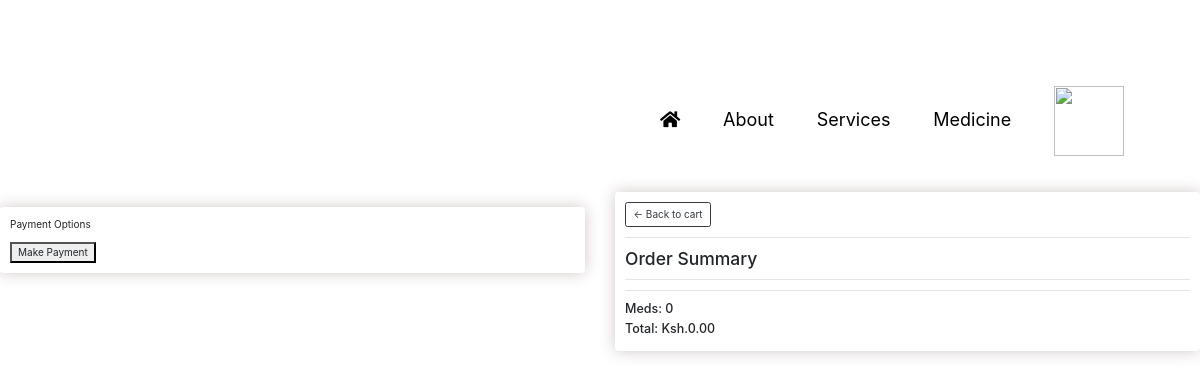
/checkout.html (signed in), run on an earlier commit of the app's database.
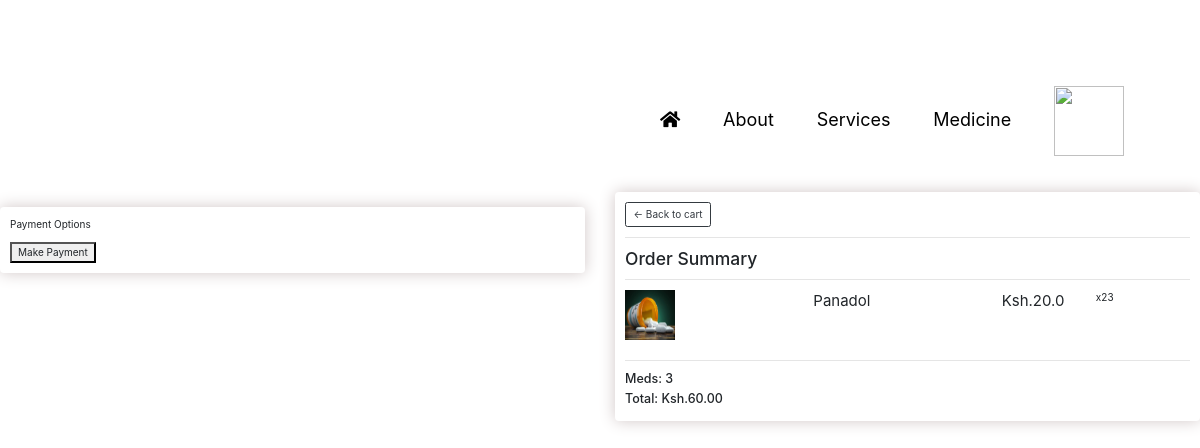
And on a later commit of the database.
### Utibu/models.py (models this page shows, shortened)
class Order(models.Model):
    patient=models.ForeignKey(Patient, on_delete=models.SET_NULL, null=True, blank=True)
    date_ordered=models.DateTimeField(auto_now_add=True)
    complete=models.BooleanField(default=False, null=True, blank=False)
    transaction_id=models.CharField(max_length=100 , null=True)
    @property
    def get_cart_total(self):
        ordermeds=self.ordermed_set.all()
        total=sum([med.get_total for med in ordermeds])
        return total
    @property
    def get_cart_meds(self):
        ordermeds=self.ordermed_set.all()
        total=sum([med.quantity for med in ordermeds])
        return total
    @property
    def shipping(self):
        shipping = False
        ordermeds = self.ordermed_set.all()
        for i in ordermeds:
            if i.medicine.digital ==False:
                shipping = True
        return shipping

class OrderMed(models.Model):
    medicine = models.ForeignKey(Medicine, on_delete=models.SET_NULL,blank=True, null=True)
    order = models.ForeignKey(Order, on_delete=models.SET_NULL, blank=True, null=True)
    quantity = models.IntegerField(default=0, null= True, blank=True)
    date_added=models.DateTimeField(auto_now_add=True)
    @property
    def get_total(self):
        total = self.medicine.price * self.quantity
        return total

class Medicine(models.Model):
    name = models.CharField (max_length=200, null=True)
    price = models.FloatField()
    digital = models.BooleanField(default=False, null=True, blank=True)
    image= models.ImageField(null=True, blank=True)
    @property #decoretor...access as attribute
    def imageURL(self):
        try:
            url=self.image.url
        except:
            url=''
        return url

### Utibu/views.py (the view)
# urls.py: path('checkout.html', views.checkout, name="checkout"),
def checkout(request):
   if request.user.is_authenticated:
      patient = request.user.patient
      order, created = Order.objects.get_or_create(patient=patient, complete=False)
      meds = order.ordermed_set.all()
      cartMeds=order.get_cart_meds
   else:
      meds=[]
      order ={'get_cart_meds':0, 'get_cart_total':0, 'shipping': False}
      cartMeds=['get_cart_meds']
   context={'meds': meds, 'order':order, 'cartMeds': cartMeds}
   return render (request, 'checkout.html', context)

### templates/checkout.html (shortened to what this page needs)
{% extends 'base.html' %}
{% block content %}
<head>
    <link rel="stylesheet" href="https://cdn.jsdelivr.net/npm/bootstrap@4.3.1/dist/css/bootstrap.min.css">
</head>
<div class="row">
    <div class="col-lg-6" >
        <br>
        <div class="box-element hidden" id="payment-info">
            <p>Payment Options</p>
            <button id="make-payment">Make Payment</button>
        </div>
    </div>
    <div class="col-lg-6" >
        <div class="box-element" id="form-wrapper">
            <a class="btn btn-outline-dark" href="{% url 'cart' %}">&#x2190; Back to cart</a>
            <hr>
            <h3>Order Summary</h3>
            <hr>
            {%for med in meds %}
                <div class="card-row">
                  <div style="flex: 2;"><img src="{{med.medicine.imageURL}}" alt="" width="50px" height="50px"></div>
                  <div style="flex: 2; font-size: 1.5em; "><p>{{med.medicine.name}}</p></div>
                  <div style="flex: 1; font-size: 1.5em;"><p>Ksh.{{med.medicine.price}}</p></div>
                  <div style="flex: 1;"><p>x2{{med.quantity}}</p></div>
                </div>
            {% endfor %}
            <hr>
            <h5>Meds: {{order.get_cart_meds}}</h5>
            <h5>Total: Ksh.{{order.get_cart_total|floatformat:2}}</h5>
        </div>
    </div>
</div>
{% endblock content %}

What changed in the data, as far as the page shows it:
no longer on this page (row edited): Order: get_cart_meds "0", get_cart_total "0.00"
added OrderMed: medicine.imageURL (picture), medicine.name "Panadol", medicine.price "20.0", quantity "3"
added Order: get_cart_meds "3", get_cart_total "60.00"
